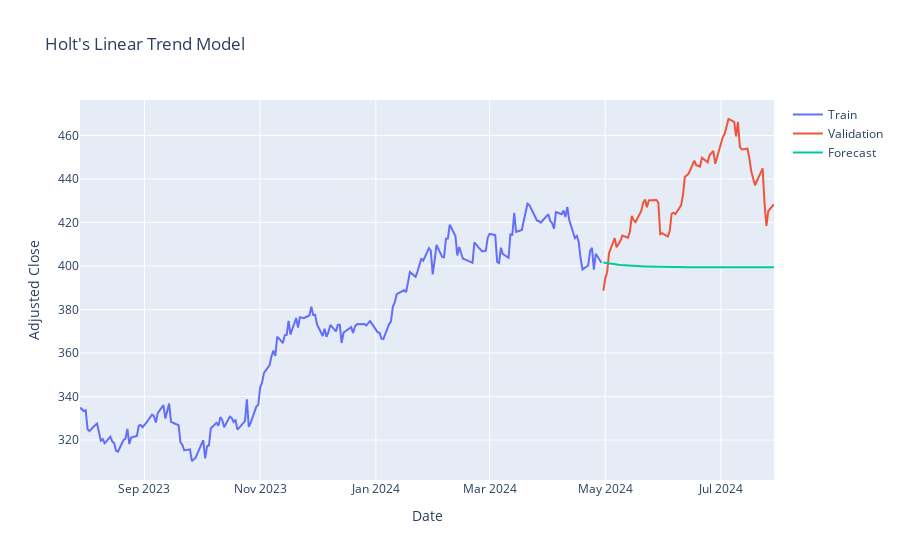

The notebook cell this image was saved under:
### Code cell
plt_forecast(forecast_2,'Holt\'s Linear Trend Model')
